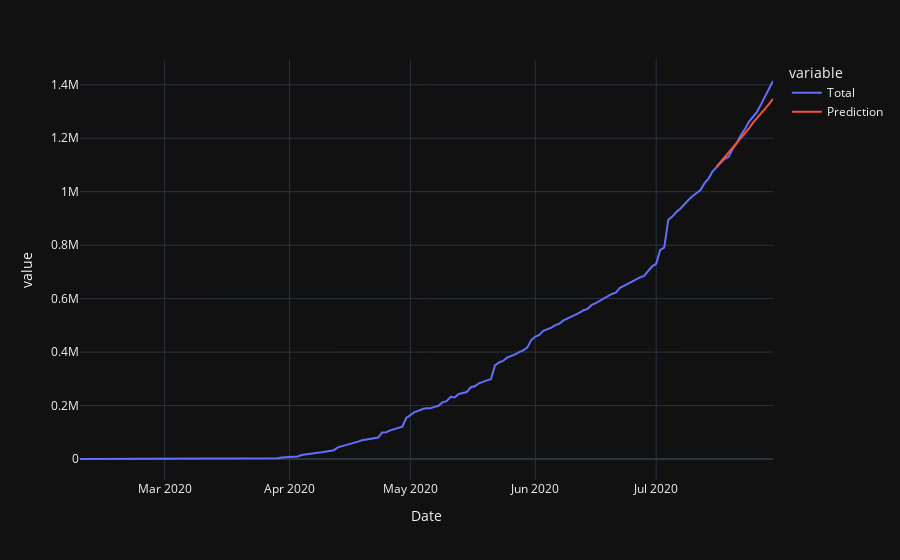

The notebook cell saved with this chart:
### Code cell
# prepare Fourier terms
fig,pred=Predict()
fig

### Figure 1 — Plotly figure (JSON) as saved in the notebook; plotly's stock layout.template omitted (floating-point values rounded to 4 significant figures; data arrays with more than 128 entries replaced by an {"elided": "..."} marker saying what was removed)
{"data": [{"hovertemplate": "variable=Total<br>Date=%{x}<br>value=%{y}<extra></extra>", "legendgroup": "Total", "line": {"color": "#636efa", "dash": "solid"}, "mode": "lines", "name": "Total", "orientation": "v", "showlegend": true, "type": "scatter", "x": {"elided": "173 str values"}, "xaxis": "x", "y": {"elided": "173 int values"}, "yaxis": "y"}, {"hovertemplate": "variable=Prediction<br>Date=%{x}<br>value=%{y}<extra></extra>", "legendgroup": "Prediction", "line": {"color": "#EF553B", "dash": "solid"}, "mode": "lines", "name": "Prediction", "orientation": "v", "showlegend": true, "type": "scatter", "x": {"elided": "173 str values"}, "xaxis": "x", "y": {"elided": "173 float values"}, "yaxis": "y"}], "layout": {"legend": {"title": {"text": "variable"}, "tracegroupgap": 0}, "margin": {"t": 60}, "xaxis": {"anchor": "y", "domain": [0, 1], "title": {"text": "Date"}}, "yaxis": {"anchor": "x", "domain": [0, 1], "title": {"text": "value"}}}}
